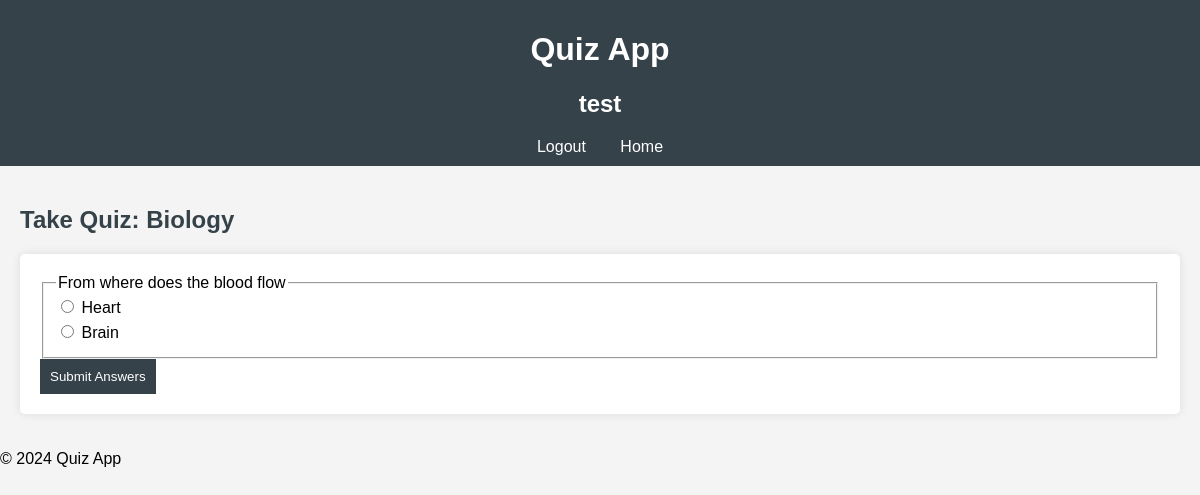
Screenshot of /18/take/ (signed in) with the database file from the repository.
### quiz/models.py (models this page shows)
class Quiz(models.Model):
    title = models.CharField(max_length=200)
    creator = models.ForeignKey(User, on_delete=models.CASCADE)

class Question(models.Model):
    quiz = models.ForeignKey(Quiz, related_name='questions', on_delete=models.CASCADE)
    question_text = models.TextField()
    option1 = models.CharField(max_length=100)
    option2 = models.CharField(max_length=100)
    answer = models.CharField(max_length=100)

### quiz/views.py (the view, shortened to what this page needs)
# urls.py: path('<int:quiz_id>/take/', views.take_quiz, name='take_quiz'),
@login_required
def take_quiz(request, quiz_id):
    quiz = get_object_or_404(Quiz, id=quiz_id)
    if quiz.creator == request.user or quiz.creator.is_staff:
        questions = quiz.questions.all()
        return render(request, 'take_quizz.html', {'quiz': quiz, 'questions': questions})
    else:
        return redirect('home')

### quiz/templates/take_quizz.html (shortened to what this page needs)
{% extends 'base.html' %}
{% block content %}
<h2>Take Quiz: {{ quiz.title }}</h2>
<form method="post">
    {% for question in questions %}
        <fieldset>
            <legend>{{ question.question_text }}</legend>
            <label>
                <input type="radio" name="{{ question.id }}" value="{{ question.option1 }}"> {{ question.option1 }}
            </label>
            <label>
                <input type="radio" name="{{ question.id }}" value="{{ question.option2 }}"> {{ question.option2 }}
            </label>
        </fieldset>
    {% endfor %}
    <button type="submit">Submit Answers</button>
</form>
{% endblock %}

### quiz/templates/base.html (shortened to what this page needs)
{% load static %}
<!DOCTYPE html>
<html lang="en">
<head>
    <link rel="stylesheet" href="{% static 'css/style.css' %}">
</head>
<body>
    <header>
        <h1>Quiz App</h1>
        <nav>
            {% if user.is_authenticated %}
                <h1>{{ user.username }}</h1>
                <a href="{% url 'logout' %}">Logout</a>
                <a href="{% url 'home' %}">Home</a>
            {% else %}
                <a href="{% url 'register' %}">Register</a>
            {% endif %}
        </nav>
    </header>
    <main>
        {% block content %}
        {% endblock %}
    </main>
    <footer>
        <p>&copy; 2024 Quiz App</p>
    </footer>
</body>
</html>

### quiz/static/css/style.css (style rules this page uses)
body { font-family: Arial, sans-serif; margin: 0; padding: 0; background-color: #f4f4f4; }
header { background: #35424a; color: #ffffff; padding: 10px 0; text-align: center; }
nav a { color: #ffffff; margin: 0 15px; text-decoration: none; }
main { padding: 20px; }
h2 { color: #35424a; }
form { background: #ffffff; padding: 20px; border-radius: 5px; box-shadow: 0 0 10px rgba(0, 0, 0, 0.1); }
label { display: block; margin-bottom: 5px; }
button { background: #35424a; color: #ffffff; padding: 10px; border: none; cursor: pointer; }

### rows the page displays
Quiz: title "Biology"
Question: question_text "From where does the blood flow", option1 "Heart", option2 "Brain"

### other values shown
{{ user.username }} "test"
